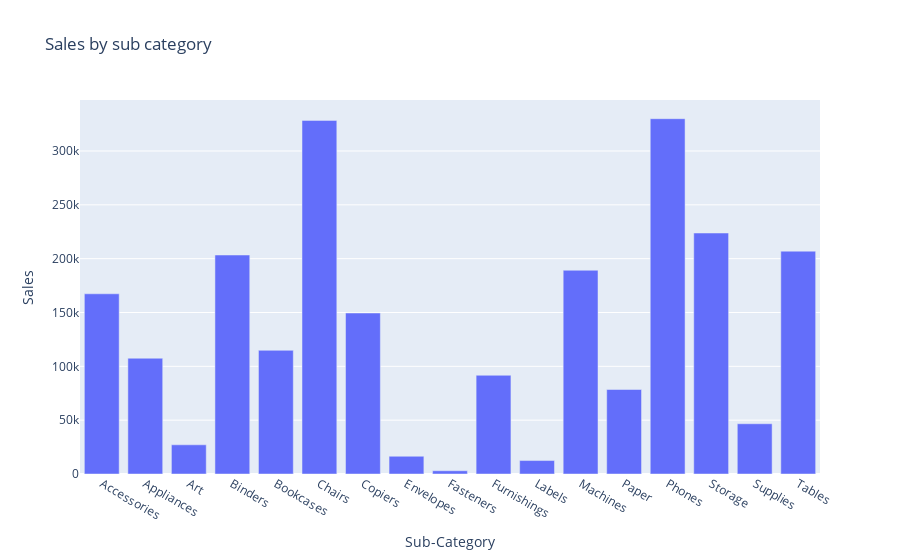

Notebook code for this chart:
### Code cell
fig=px.bar(sales_by_subcategory, x='Sub-Category', y='Sales', title='Sales by sub category')
fig.show()

### Figure 1 — Plotly figure (JSON) as saved in the notebook; plotly's stock layout.template omitted (floating-point values rounded to 4 significant figures)
{"data": [{"alignmentgroup": "True", "hovertemplate": "Sub-Category=%{x}<br>Sales=%{y}<extra></extra>", "legendgroup": "", "marker": {"color": "#636efa", "pattern": {"shape": ""}}, "name": "", "offsetgroup": "", "orientation": "v", "showlegend": false, "textposition": "auto", "type": "bar", "x": ["Accessories", "Appliances", "Art", "Binders", "Bookcases", "Chairs", "Copiers", "Envelopes", "Fasteners", "Furnishings", "Labels", "Machines", "Paper", "Phones", "Storage", "Supplies", "Tables"], "xaxis": "x", "y": [167400.0, 107500.0, 27120.0, 203400.0, 114900.0, 328400.0, 149500.0, 16480.0, 3024.0, 91710.0, 12490.0, 189200.0, 78480.0, 330000.0, 223800.0, 46670.0, 207000.0], "yaxis": "y"}], "layout": {"autosize": true, "barmode": "relative", "legend": {"tracegroupgap": 0}, "title": {"text": "Sales by sub category"}, "xaxis": {"anchor": "y", "autorange": true, "domain": [0, 1], "range": [-0.5, 16.5], "title": {"text": "Sub-Category"}, "type": "category"}, "yaxis": {"anchor": "x", "autorange": true, "domain": [0, 1], "range": [0, 347400.0], "title": {"text": "Sales"}, "type": "linear"}}}
